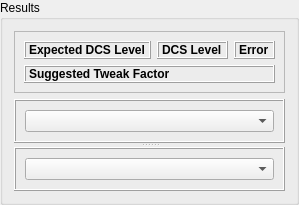
                <widget class="QGroupBox" name="samplePlotGroupBox_2">
                 <property name="title">
                  <string>Results</string>
                 </property>
                 <layout class="QVBoxLayout" name="verticalLayout_47">
                  <item>
                   <widget class="QFrame" name="frame_6">
                    <property name="sizePolicy">
                     <sizepolicy hsizetype="Expanding" vsizetype="Minimum">
                      <horstretch>0</horstretch>
                      <verstretch>0</verstretch>
                     </sizepolicy>
                    </property>
                    <property name="frameShape">
                     <enum>QFrame::StyledPanel</enum>
                    </property>
                    <property name="frameShadow">
                     <enum>QFrame::Raised</enum>
                    </property>
                    <layout class="QVBoxLayout" name="verticalLayout_59">
                     <item>
                      <layout class="QHBoxLayout" name="horizontalLayout_92">
                       <item>
                        <widget class="QLabel" name="containerExpectedDcsLabel">
                         <property name="font">
                          <font>
                           <weight>75</weight>
                           <bold>true</bold>
                          </font>
                         </property>
                         <property name="frameShape">
                          <enum>QFrame::Box</enum>
                         </property>
                         <property name="frameShadow">
                          <enum>QFrame::Raised</enum>
                         </property>
                         <property name="text">
                          <string>Expected DCS Level</string>
                         </property>
                        </widget>
                       </item>
                       <item>
                        <widget class="QLabel" name="containerDcsLabel">
                         <property name="font">
                          <font>
                           <weight>75</weight>
                           <bold>true</bold>
                          </font>
                         </property>
                         <property name="frameShape">
                          <enum>QFrame::Box</enum>
                         </property>
                         <property name="frameShadow">
                          <enum>QFrame::Raised</enum>
                         </property>
                         <property name="text">
                          <string>DCS Level</string>
                         </property>
                        </widget>
                       </item>
                       <item>
                        <widget class="QLabel" name="containerResultLabel">
                         <property name="font">
                          <font>
                           <weight>75</weight>
                           <bold>true</bold>
                          </font>
                         </property>
                         <property name="frameShape">
                          <enum>QFrame::Box</enum>
                         </property>
                         <property name="frameShadow">
                          <enum>QFrame::Raised</enum>
                         </property>
                         <property name="text">
                          <string>Error</string>
                         </property>
                        </widget>
                       </item>
                      </layout>
                     </item>
                     <item>
                      <widget class="QLabel" name="containerSuggestedTweakFactorLabel">
                       <property name="font">
                        <font>
                         <weight>75</weight>
                         <bold>true</bold>
                        </font>
                       </property>
                       <property name="frameShape">
                        <enum>QFrame::Box</enum>
                       </property>
                       <property name="frameShadow">
                        <enum>QFrame::Raised</enum>
                       </property>
                       <property name="text">
                        <string>Suggested Tweak Factor</string>
                       </property>
                      </widget>
                     </item>
                    </layout>
                   </widget>
                  </item>
                  <item>
                   <widget class="QSplitter" name="splitter_4">
                    <property name="orientation">
                     <enum>Qt::Vertical</enum>
                    </property>
                    <widget class="QFrame" name="frame_7">
                     <property name="frameShape">
                      <enum>QFrame::Box</enum>
                     </property>
                     <property name="frameShadow">
                      <enum>QFrame::Raised</enum>
                     </property>
                     <layout class="QVBoxLayout" name="topContainerPlotLayout">
                      <item>
                       <widget class="QComboBox" name="topContainerPlotComboBox"/>
                      </item>
                     </layout>
                    </widget>
                    <widget class="QFrame" name="frame_10">
                     <property name="frameShape">
                      <enum>QFrame::Box</enum>
                     </property>
                     <property name="frameShadow">
                      <enum>QFrame::Raised</enum>
                     </property>
                     <layout class="QVBoxLayout" name="bottomContainerPlotLayout">
                      <item>
                       <widget class="QComboBox" name="bottomContainerPlotComboBox"/>
                      </item>
                     </layout>
                    </widget>
                   </widget>
                  </item>
                 </layout>
                </widget>
